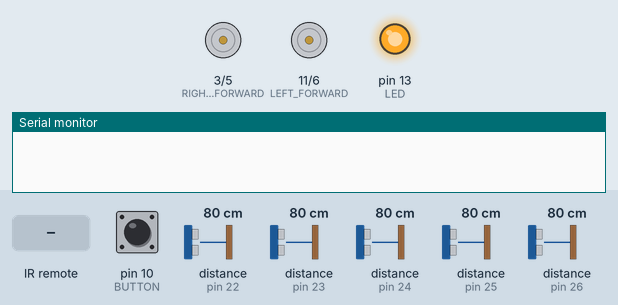
Recording of a sketch running on a simulated Arduino Nano, built with avr-gcc and run on an emulated ATmega328P. Shown: motor-driver pin pairs drawn as motors (green arrow = first pin HIGH = forward, orange = second pin HIGH = backward, longer = more drive), output pins drawn as LEDs (lit = HIGH), the last lines printed to the serial monitor. The test bench sets the inputs (shaded band); at power-on: pin 10 (BUTTON) HIGH, distance to the obstacle (sensors on pin 22, pin 23, pin 24, pin 25, pin 26) 80 cm. At 13.1 s the program stops and its outputs stay as they are.

Above: at 2.5 s.
2.6 s: pin 10 (BUTTON) pulled LOW for 0.15 s
At 4.9 s:
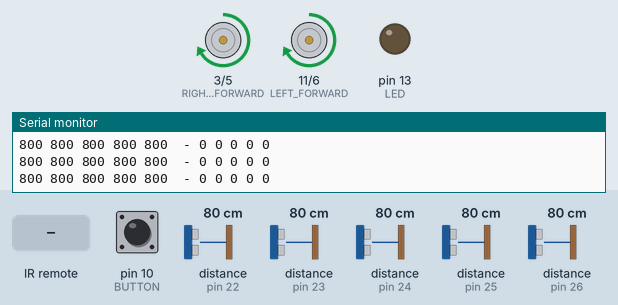
11.1 s: infrared code 0xF62 received
At 11.5 s:
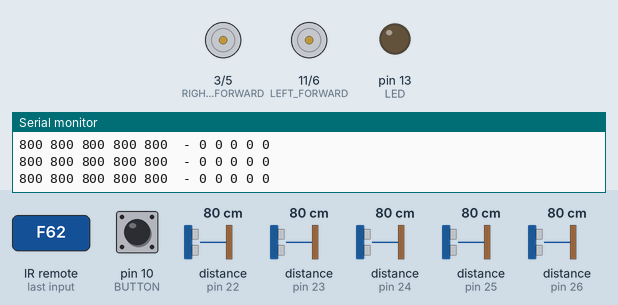
Timing chart, 0 to 14.1 s (numbered marks = the images above; inputs shaded):
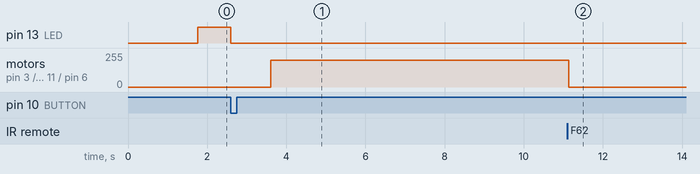

Measured:
- after the input at 2.6 s, pin 13 (LED): HIGH → LOW at once; motor on pin 3 (RIGHT_FORWARD) / pin 5 (RIGHT_BACKWARD), motor on pin 11 (LEFT_FORWARD) / pin 6 (LEFT_BACKWARD): stopped → forward 200/255 after 1.0 s
- after the input at 11.1 s, motor on pin 3 (RIGHT_FORWARD) / pin 5 (RIGHT_BACKWARD), motor on pin 11 (LEFT_FORWARD) / pin 6 (LEFT_BACKWARD): forward 200/255 → stopped at once

The sketch:

robot.ino
```cpp
#include <IRremote.h>
#include <Wire.h>
#include <VL53L0X.h>

// CONFIGURATION
#define CONSISTENCY_THRESHOLD 1
#define CONSISTENT_DISTANCE_DIFFERENCE 500
#define TOP_SPEED 100
#define CNYTHRESHOLD 700
#define SEEN 500
#define FAR 400
#define NEAR 200
#define MOTORDELAY 10

// NAMES
#define LEFT 0
#define RIGHT 1
#define NONE 2

// SENSOR PINS
#define CNY_BL A0
#define CNY_FL A1
#define CNY_FR A2
#define CNY_BR A3
#define IR_RECEIVER 9
#define BUTTON 10
#define DISTSENSOR_L_E 4
#define DISTSENSOR_FL_E 7
#define DISTSENSOR_FF_E 2
#define DISTSENSOR_FR_E 12
#define DISTSENSOR_R_E 8
#define DISTSENSOR_SCL A5
#define DISTSENSOR_SDA A4

// ACTUATOR PINS
#define LED 13
#define RIGHT_FORWARD 3
#define RIGHT_BACKWARD 5
#define LEFT_FORWARD 11
#define LEFT_BACKWARD 6

// FREE PINS
#define FREE_1 A6
#define FREE_2 A7

// DISTANCE SENSORS
VL53L0X distSensor_L;
VL53L0X distSensor_FL;
VL53L0X distSensor_FF;
VL53L0X distSensor_FR;
VL53L0X distSensor_R;

// IR RECEIVER
IRrecv irrecv(IR_RECEIVER);
decode_results results;

// STATE VARIABLES
int leftS = 0;
int rightS = 0;
int enemyPosition = NONE;
int distanceNow[5] = {0, 0, 0, 0, 0};
int distanceBefore[5] = {0, 0, 0, 0, 0};
unsigned long consistency[5] = {0, 0, 0, 0, 0};

// UTILS
int i;
void copy(int* src, int* dst, int len) {
    memcpy(dst, src, sizeof(src[0])*len);
}

// SETUP FUNCTIONS
void distanceSensorsSetup() {
  pinMode(DISTSENSOR_L_E, OUTPUT);
  pinMode(DISTSENSOR_FL_E, OUTPUT);
  pinMode(DISTSENSOR_FF_E, OUTPUT);
  pinMode(DISTSENSOR_FR_E, OUTPUT);
  pinMode(DISTSENSOR_R_E, OUTPUT);
  digitalWrite(DISTSENSOR_L_E, LOW);
  digitalWrite(DISTSENSOR_FL_E, LOW);
  digitalWrite(DISTSENSOR_FF_E, LOW);
  digitalWrite(DISTSENSOR_FR_E, LOW);
  digitalWrite(DISTSENSOR_R_E, LOW);
  delay(500);
  Wire.begin();

  Serial.begin (9600);

  pinMode(DISTSENSOR_L_E, INPUT);
  delay(150);
  distSensor_L.init(true);
  delay(100);
  distSensor_L.setAddress((uint8_t)22);
  distSensor_L.startContinuous();

  pinMode(DISTSENSOR_FL_E, INPUT);
  delay(150);
  distSensor_FL.init(true);
  delay(100);
  distSensor_FL.setAddress((uint8_t)23);
  distSensor_FL.startContinuous();

  pinMode(DISTSENSOR_FF_E, INPUT);
  delay(150);
  distSensor_FF.init(true);
  delay(100);
  distSensor_FF.setAddress((uint8_t)24);
  distSensor_FF.startContinuous();

  pinMode(DISTSENSOR_FR_E, INPUT);
  delay(150);
  distSensor_FR.init(true);
  delay(100);
  distSensor_FR.setAddress((uint8_t)25);
  distSensor_FR.startContinuous();

  pinMode(DISTSENSOR_R_E, INPUT);
  delay(150);
  distSensor_R.init(true);
  delay(100);
  distSensor_R.setAddress((uint8_t)26);
  distSensor_R.startContinuous();
}

void motorsSetup() {
  setMotorsSpeed(0, 0);
}

// TEST FUNCTIONS
void testLED() {
  digitalWrite(LED, HIGH);
  delay(1000);
  digitalWrite(LED, LOW);
  delay(1000);
}

void testButton() {
  digitalWrite(LED, digitalRead(BUTTON));
  delay(100);
}

void testDistanceSensor() {
  // Distance sensors test
  int read1 = distSensor_L.readRangeContinuousMillimeters();
  int read2 = distSensor_FL.readRangeContinuousMillimeters();
  int read3 = distSensor_FF.readRangeContinuousMillimeters();
  int read4 = distSensor_FR.readRangeContinuousMillimeters();
  int read5 = distSensor_R.readRangeContinuousMillimeters();

  int THRESHOLD = 500;
  bool USETHRESHOLD = 0;
  if(USETHRESHOLD){
    bool t1 = read1 < THRESHOLD;
    bool t2 = read2 < THRESHOLD;
    bool t3 = read3 < THRESHOLD;
    bool t4 = read4 < THRESHOLD;
    bool t5 = read5 < THRESHOLD;

    Serial.print(t1);
    Serial.print(" -- ");
    Serial.print(t2);
    Serial.print(" -- ");
    Serial.print(t3);
    Serial.print(" -- ");
    Serial.print(t4);
    Serial.print(" -- ");
    Serial.print(t5);
    Serial.print(" ");
    if (distSensor_L.timeoutOccurred() || distSensor_FL.timeoutOccurred() || distSensor_FF.timeoutOccurred() || distSensor_FR.timeoutOccurred() || distSensor_R.timeoutOccurred()) { Serial.print(" TIMEOUT"); }


  }else{
    Serial.print(read1);
    Serial.print(" -- ");
    Serial.print(read2);
    Serial.print(" -- ");
    Serial.print(read3);
    Serial.print(" -- ");
    Serial.print(read4);
    Serial.print(" -- ");
    Serial.print(read5);
    if (distSensor_L.timeoutOccurred() || distSensor_FL.timeoutOccurred() || distSensor_FF.timeoutOccurred() || distSensor_FR.timeoutOccurred() || distSensor_R.timeoutOccurred()) { Serial.print(" TIMEOUT"); }
     Serial.print(" ");
  }
}

void testCNYs() {
  int readcny1 = analogRead(CNY_FL);
  int readcny2 = analogRead(CNY_FR);
  int readcny3 = analogRead(CNY_BL);
  int readcny4 = analogRead(CNY_BR);
  Serial.print(readcny1);
  Serial.print(" -- ");
  Serial.print(readcny2);
  Serial.print(" -- ");
  Serial.print(readcny3);
  Serial.print(" -- ");
  Serial.print(readcny4);
  Serial.println("");
}

// MOTOR CONTROL FUNCTIONS
void setMotorsSpeed(int left, int right) {
  if(right < 0){
    analogWrite(RIGHT_FORWARD, 0);
  }else{
    analogWrite(RIGHT_BACKWARD, 0);
  }

  if(left < 0){
    analogWrite(LEFT_FORWARD, 0);
  }else{
    analogWrite(LEFT_BACKWARD, 0);
  }

  delay(MOTORDELAY);

  if(right < 0){
    analogWrite(RIGHT_BACKWARD, abs(right));
  }else{
    analogWrite(RIGHT_FORWARD, right);
  }

  if(left < 0){
    analogWrite(LEFT_BACKWARD, abs(left));
  }else{
    analogWrite(LEFT_FORWARD, left);
  }

  rightS = right;
  leftS = left;
}

// SENSOR FUNCTIONS
void checkIR() {
  if (irrecv.decode(&results)) {
    if(results.value == 0xF62 || results.value == 0x762) {
      setMotorsSpeed(0, 0);
      while(true) delay(1000);
    }
    irrecv.resume(); // Receive the next value
  }
}

bool cnySeesWhite(uint8_t CNY) {
   int r = analogRead(CNY);
   if (r >= CNYTHRESHOLD){
    return true;
   }
   return false;
}

void updateDistances(){
  copy(distanceNow, distanceBefore, 5);

  distanceNow[0] = distSensor_L.readRangeContinuousMillimeters();
  distanceNow[1] = distSensor_FL.readRangeContinuousMillimeters();
  distanceNow[2] = distSensor_FF.readRangeContinuousMillimeters();
  distanceNow[3] = distSensor_FR.readRangeContinuousMillimeters();
  distanceNow[4] = distSensor_R.readRangeContinuousMillimeters();

  for(i = 0; i < 5; i++){
    if(distanceNow[i] < SEEN
    && distanceNow[i] < distanceBefore[i] + CONSISTENT_DISTANCE_DIFFERENCE
    && distanceNow[i] > distanceBefore[i] - CONSISTENT_DISTANCE_DIFFERENCE)
      consistency[i] += 1;
    else
      consistency[i] = 0;
  }
}

int timer;
// SETUP
void setup() {
  // Setups
  Serial.begin(9600);
  pinMode(LED, OUTPUT);
  pinMode(BUTTON, INPUT_PULLUP);
  irrecv.enableIRIn();
  distanceSensorsSetup();
  motorsSetup();

  // Wait for the Ready Player One button to be pressed
  digitalWrite(LED, HIGH);
  while(digitalRead(BUTTON) == HIGH){
    delay(10);
  }
  digitalWrite(LED, LOW);
  delay(1000);

  // INITIAL STATE
  setMotorsSpeed(200, 200);
  timer = millis();
}

void printConsistency(){
for(i = 0; i < 5; i++){
    Serial.print(distanceNow[i]);
    Serial.print(" ");
  }

  Serial.print(" - ");

  for(i = 0; i < 5; i++){
    Serial.print(consistency[i]);
    Serial.print(" ");
  }
}

bool seen = false;
// LOOP
void loop() {
  checkIR();
  updateDistances();
  printConsistency();
  Serial.println("");

//  if(millis() - timer > 10000){
//    setMotorsSpeed(200, 200);
//  }

//  seen = false;
//  if(leftS > 0 && rightS > 0 && (cnySeesWhite(CNY_FL) || cnySeesWhite(CNY_FR))){
//    setMotorsSpeed(-100, -100);
//    Serial.println("CNY1");
//  }else if(leftS < 0 && rightS < 0 && (cnySeesWhite(CNY_BL) || cnySeesWhite(CNY_BR))){
//    setMotorsSpeed(100, 100);
//    Serial.println("CNY2");
//  }else if(distanceNow[2] < SEEN && consistency[2] > CONSISTENCY_THRESHOLD){
//    setMotorsSpeed(0, 0);
//    seen = true;
//    enemyPosition = NONE;
//    Serial.println("F->Me quedo quieto y reseteo su posición");
//  }else if(distanceNow[1] < NEAR && consistency[1] > CONSISTENCY_THRESHOLD){
//    setMotorsSpeed(-TOP_SPEED, TOP_SPEED);
//    enemyPosition = LEFT;
//    Serial.println("FI c->Giro hacia allí y posicion = izquierda");
//  }else if(distanceNow[1] < FAR && consistency[1] > CONSISTENCY_THRESHOLD){
//    setMotorsSpeed(-TOP_SPEED*0.75, TOP_SPEED*0.75);
//    enemyPosition = LEFT;
//    Serial.println("FI m->Giro hacia allí y posición = izquierda");
//  }else if(distanceNow[1] < SEEN && consistency[1] > CONSISTENCY_THRESHOLD){
//    setMotorsSpeed(-TOP_SPEED/2, TOP_SPEED/2);
//    enemyPosition = LEFT;
//    Serial.println("FI l->Giro hacia allí y posición izquierda");
//  }else if(distanceNow[3] < NEAR && consistency[3] > CONSISTENCY_THRESHOLD){
//    setMotorsSpeed(TOP_SPEED, -TOP_SPEED);
//    enemyPosition = RIGHT;
//    Serial.println("FD c->Giro hacia allí y posición derecha");
//  }else if(distanceNow[3] < FAR && consistency[3] > CONSISTENCY_THRESHOLD){
//    setMotorsSpeed(TOP_SPEED*0.75, -TOP_SPEED*0.75);
//    enemyPosition = RIGHT;
//    Serial.println("FD m->Giro hacia allí y posición derecha");
//  }else if(distanceNow[3] < SEEN && consistency[3] > CONSISTENCY_THRESHOLD){
//    setMotorsSpeed(TOP_SPEED/2, -TOP_SPEED/2);
//    enemyPosition = RIGHT;
//    Serial.println("FD l->Giro hacia allí y posición derecha");
//  }else if(distanceNow[4] < NEAR && consistency[4] > CONSISTENCY_THRESHOLD){
//    setMotorsSpeed(TOP_SPEED, -TOP_SPEED);
//    enemyPosition = RIGHT;
//    Serial.println("D  c->Giro hacia allí y posición derecha");
//  }else if(distanceNow[4] < FAR && consistency[4] > CONSISTENCY_THRESHOLD){
//    setMotorsSpeed(TOP_SPEED, -TOP_SPEED);
//    enemyPosition = RIGHT;
//    Serial.println("D  m->giro hacia allí y posición derecha");
//  }else if(distanceNow[4] < SEEN && consistency[4] > CONSISTENCY_THRESHOLD){
//    setMotorsSpeed(TOP_SPEED, -TOP_SPEED);
//    enemyPosition = RIGHT;
//    Serial.println("D  l->Giro hacia allí y posición derecha");
//  }else if(distanceNow[0] < NEAR && consistency[0] > CONSISTENCY_THRESHOLD){
//    setMotorsSpeed(-TOP_SPEED, TOP_SPEED);
//    enemyPosition = LEFT;
//    Serial.println("I  c->Giro hacia allí y posición izquierda");
//  }else if(distanceNow[0] < FAR && consistency[0] > CONSISTENCY_THRESHOLD){
//    setMotorsSpeed(-TOP_SPEED, TOP_SPEED);
//    enemyPosition = LEFT;
//    Serial.println("I  m->Giro hacia allí y posición izquierda");
//  }else if(distanceNow[0] < SEEN && consistency[0] > CONSISTENCY_THRESHOLD){
//    setMotorsSpeed(-TOP_SPEED, TOP_SPEED);
//    enemyPosition = LEFT;
//    Serial.println("I  l->Giro hacia allí y posición izquierda");
//  }else if(enemyPosition == RIGHT){
//    setMotorsSpeed(TOP_SPEED, -TOP_SPEED);
//    Serial.println("XD->Giro hacia allí");
//  }else if(enemyPosition == LEFT){
//    setMotorsSpeed(-TOP_SPEED, TOP_SPEED);
//    Serial.println("XI->Giro hacia allí");
//  }else{
//    Serial.println("No veo nada y no sé donde está->No cambio nada");
//  }
//
//  if(seen){
//    digitalWrite(LED, HIGH);
//  }else{
//    digitalWrite(LED, LOW);
//  }
}
```
